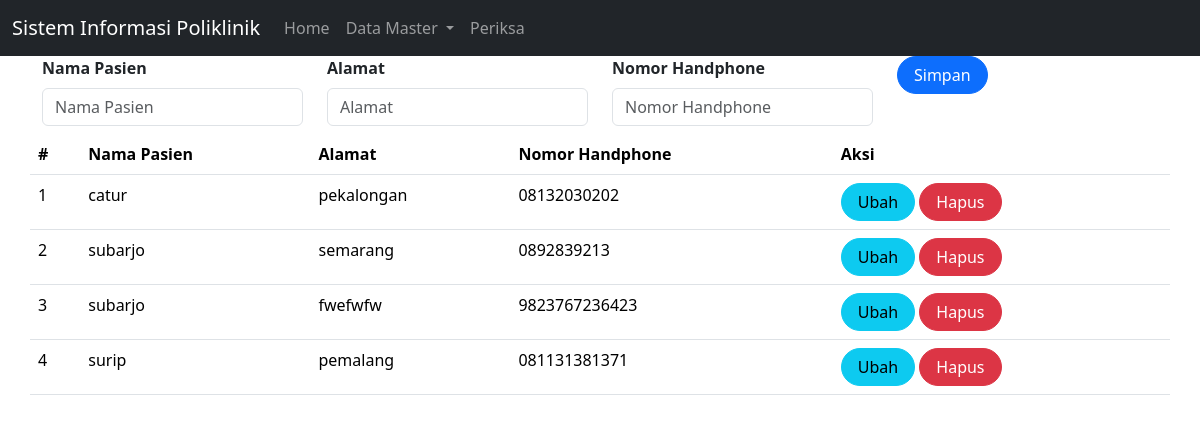
The page /pasien.php on the database as committed earlier.
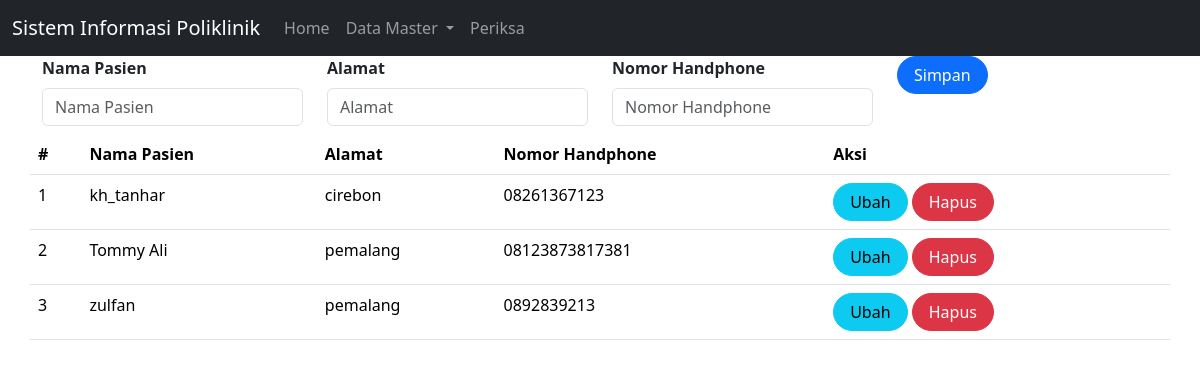
The same page on the database as committed later.
### tables this page shows
CREATE TABLE `pasien` (
  `id` int(10) NOT NULL,
  `nama` varchar(100) NOT NULL,
  `alamat` varchar(100) NOT NULL,
  `no_hp` varchar(20) NOT NULL
);

### pasien.php (the view, shortened to what this page needs)
<!doctype html>
<html lang="en">
  <head>
    <link href="https://cdn.jsdelivr.net/npm/bootstrap@5.3.2/dist/css/bootstrap.min.css" rel="stylesheet">
  </head>
  <body>
  <nav class="navbar navbar-expand-lg  navbar-dark bg-dark">
  <div class="container-fluid">
    <a class="navbar-brand" href="#">
      Sistem Informasi Poliklinik
    </a>
    <div class="collapse navbar-collapse" id="navbarNavDropdown">
      <ul class="navbar-nav">
        <li class="nav-item">
          <a class="nav-link" aria-current="page" href="index.php">
            Home
          </a>
        </li>
        <li class="nav-item dropdown">
          <a class="nav-link dropdown-toggle" href="#" role="button"
          data-bs-toggle="dropdown" aria-expanded="false">
            Data Master
          </a>
        </li>
        <li class="nav-item">
          <a class="nav-link"
          href="periksa.php?page=periksa">
            Periksa
          </a>
        </li>
      </ul>
    </div>
  </div>
</nav>
<?php
include'koneksi.php';
?>
<body>
    <div class="container">
    <form class="form row" method="POST" action="" name="myForm" onsubmit="return(validate());">
    <?php
    $nama = '';
    $alamat = '';
    $no_hp = '';
    ?>
     <div class="col">
        <label for="inputNama" class="form-label fw-bold">
            Nama Pasien
        </label>
        <input type="varchar" class="form-control" name="nama" id="inputNama" placeholder="Nama Pasien" value="<?php echo $nama ?>">
    </div>
    <div class="col">
        <label for="inputAlamat" class="form-label fw-bold">
            Alamat
        </label>
        <input type="varchar" class="form-control" name="alamat" id="inputAlamat" placeholder="Alamat" value="<?php echo $alamat ?>">
    </div>
    <div class="col mb-2">
        <label for="inputNo_hp" class="form-label fw-bold">
        Nomor Handphone
        </label>
        <input type="varchar" class="form-control" name="no_hp" id="inputNo_hp" placeholder="Nomor Handphone" value="<?php echo $no_hp ?>">
    </div>
    <div class="col">
        <button type="submit" class="btn btn-primary rounded-pill px-3" name="simpan">Simpan</button>
    </div>
<table class="table table-hover">
    <thead>
        <tr>
            <th scope="col">#</th>
            <th scope="col">Nama Pasien</th>
            <th scope="col">Alamat</th>
            <th scope="col">Nomor Handphone</th>
            <th scope="col">Aksi</th>
        </tr>
    </thead>
    <tbody>
    <?php
   $result = mysqli_query(
    $mysqli,"SELECT * FROM pasien ORDER BY nama"
    );
$no = 1;
while ($data = mysqli_fetch_array($result)) {
?>
    <tr>
        <td><?php echo $no++ ?></td>
        <td><?php echo $data['nama'] ?></td>
        <td><?php echo $data['alamat'] ?></td>
        <td><?php echo $data['no_hp'] ?></td>
                <td>
                    <a class="btn btn-info rounded-pill px-3"
                    href="pasien.php?id=<?php echo $data['id'] ?>">Ubah
                    </a>
                    <a class="btn btn-danger rounded-pill px-3"
                    href="pasien.php?id=<?php echo $data['id'] ?>&aksi=hapus">Hapus
                    </a>
                </td>
            </tr>
        <?php
        }
        ?>
    </tbody>
</form>
</body>
</html>

Rows that differ between the two databases and show on the page:
removed pasien: nama "catur", alamat "pekalongan", no_hp "08132030202"
removed pasien: nama "subarjo", alamat "semarang", no_hp "0892839213"
removed pasien: nama "subarjo", alamat "fwefwfw", no_hp "9823767236423"
removed pasien: nama "surip", alamat "pemalang", no_hp "081131381371"
added pasien: nama "kh_tanhar", alamat "cirebon", no_hp "08261367123"
added pasien: nama "Tommy Ali", alamat "pemalang", no_hp "08123873817381"
added pasien: nama "zulfan", alamat "pemalang", no_hp "0892839213"
